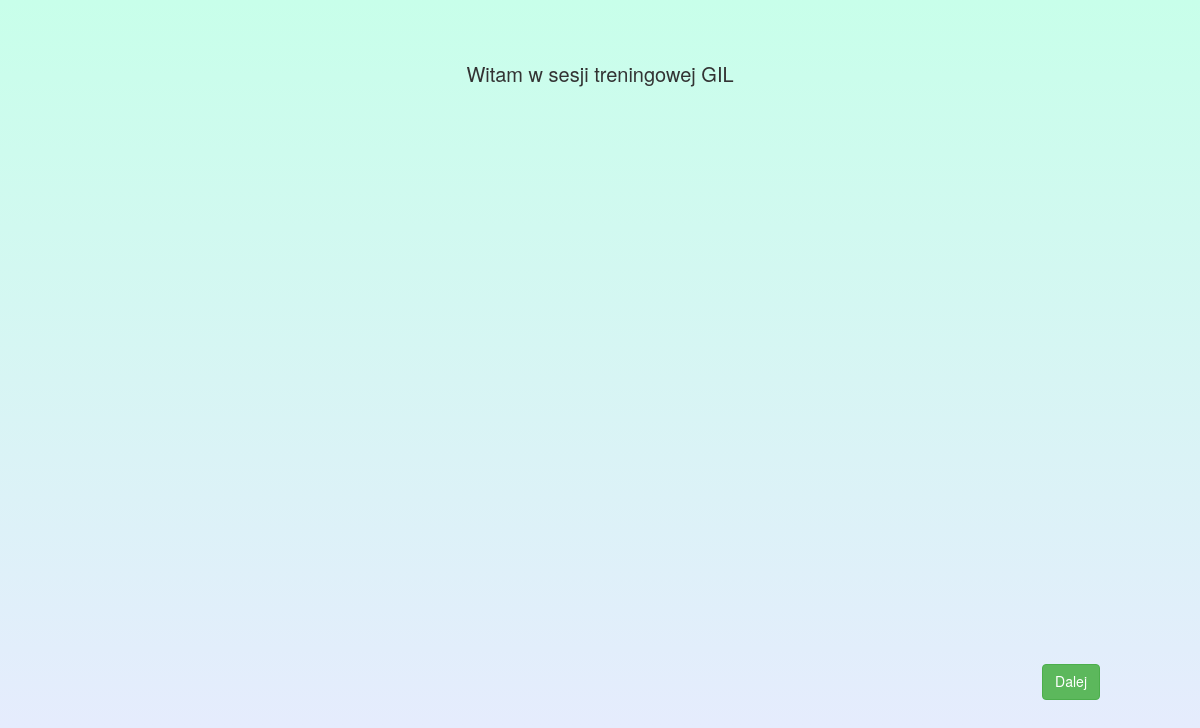
The page /welcome_training_gil/ (signed in) on the database as committed earlier.
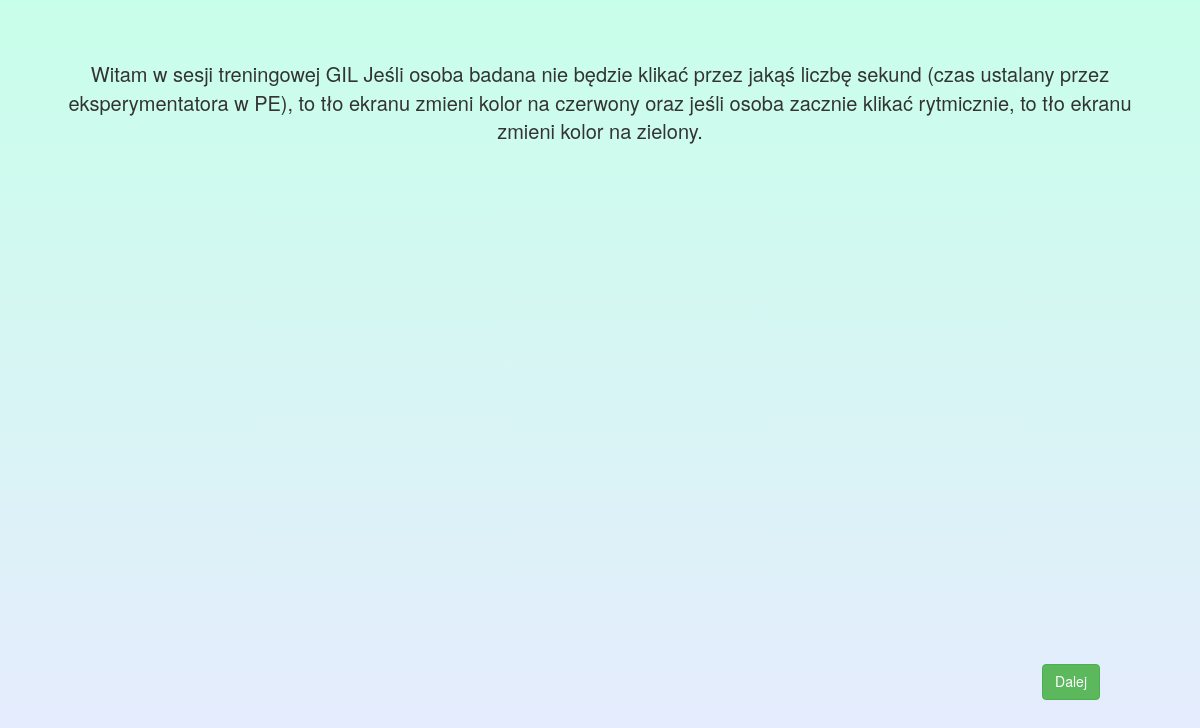
The same page on the database as committed later.
### exp/models.py (models this page shows, shortened)
class DescriptionSettings(models.Model):
    welcome_description = models.TextField()
    training_gil_description = models.TextField()
    survey_gil_description = models.TextField()
    training_selection_description = models.TextField()
    survey_selection_description = models.TextField()
    ending_description = models.TextField()

### exp/views.py (the view)
# urls.py: url(r'^welcome_training_gil/', views.welcome_training_gil, name='welcome_training_gil'),
@login_required()
def welcome_training_gil(request):
    general_settings = DescriptionSettings.objects.all()[0]
    return render(request, 'welcome_training_gil.html',
                  {'description': general_settings.training_gil_description})

### exp/templates/welcome_training_gil.html (shortened to what this page needs)
<!DOCTYPE html>
<html lang="en">
<head>
    {% load staticfiles %}
    <link rel="stylesheet" type="text/css" href="{% static 'exp/style.css' %}" />
    <link rel="stylesheet" href="https://maxcdn.bootstrapcdn.com/bootstrap/3.3.7/css/bootstrap.min.css">
</head>
<body>
    <div style="text-align:center; padding:60px; font-size: 20px">{{ description }}</div>
    <div>
        <a href="/training_gil/" class="right-corner-btn btn btn-success">Dalej</a>
    </div>
</body>
</html>

### exp/static/exp/style.css (style rules this page uses)
html { height: 100%; }
body { height: 100%; margin: 0; background-repeat: no-repeat; background-attachment: fixed; background-image: linear-gradient(rgb(200, 594, 234), rgb(232, 234, 330)); }
.btn { font-weight: 700; height: 36px; -moz-user-select: none; -webkit-user-select: none; user-select: none; cursor: default; }
.right-corner-btn { position: fixed; bottom: 100px; right: 100px; }

Rows that differ between the two databases and show on the page:
changed DescriptionSettings: training_gil_description "Witam w sesji treningowej GIL" → "Witam w sesji treningowej GIL Jeśli osoba badana nie będzie klikać przez jakąś liczbę sekund (czas ustalany przez eksperymentatora w PE), to tło ekranu zmieni kolor na czerwony oraz jeśli osoba zacznie klikać rytmicznie, to tło ekranu zmieni kolor na zielony."
